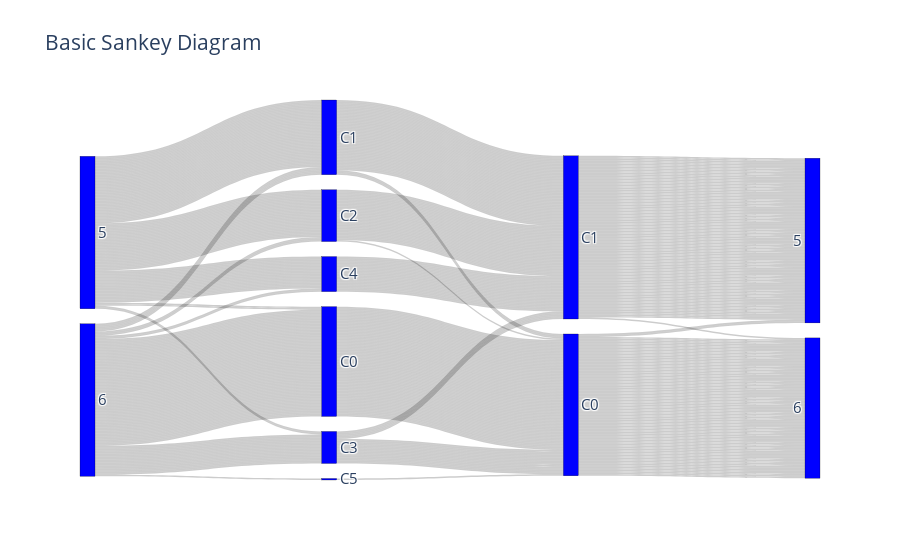

The cell this chart's notebook holds for it:
### Code cell
node = dict(
      pad = 15,
      thickness = 15,
      line = dict(color = "black", width = 0.25),
      label = label,
      color = "blue"
    )
link = dict(
      source = source, # indices correspond to labels
      target = target,
      value = [1 for t in target],
      label = value
  )

data=[go.Sankey(node=node, link=link)]


fig = go.Figure(data=data)

fig.update_layout(title_text="Basic Sankey Diagram", font_size=15)
fig.show()

### Figure 1 — Plotly figure (JSON) as saved in the notebook; plotly's stock layout.template omitted (floating-point values rounded to 4 significant figures; data arrays with more than 128 entries replaced by an {"elided": "..."} marker saying what was removed)
{"data": [{"link": {"label": {"elided": "600 int values"}, "source": {"elided": "600 int values"}, "target": {"elided": "600 int values"}, "value": {"elided": "600 int values"}}, "node": {"color": "blue", "label": [5, 6, "C0", "C1", "C2", "C3", "C4", "C5", "C0", "C1", 5, 6], "line": {"color": "black", "width": 0.25}, "pad": 15, "thickness": 15}, "type": "sankey"}], "layout": {"font": {"size": 15}, "title": {"text": "Basic Sankey Diagram"}}}
